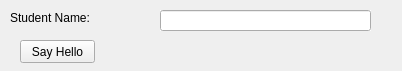
<?xml version="1.0" encoding="UTF-8"?>
<ui version="4.0">
 <class>Form</class>
 <widget class="QWidget" name="Form">
  <property name="geometry">
   <rect>
    <x>0</x>
    <y>0</y>
    <width>402</width>
    <height>71</height>
   </rect>
  </property>
  <property name="windowTitle">
   <string>Form</string>
  </property>
  <widget class="QLabel" name="label">
   <property name="geometry">
    <rect>
     <x>10</x>
     <y>10</y>
     <width>151</width>
     <height>16</height>
    </rect>
   </property>
   <property name="text">
    <string>Student Name:</string>
   </property>
  </widget>
  <widget class="QLineEdit" name="lineEditName">
   <property name="geometry">
    <rect>
     <x>160</x>
     <y>10</y>
     <width>211</width>
     <height>21</height>
    </rect>
   </property>
   <property name="autoFillBackground">
    <bool>true</bool>
   </property>
  </widget>
  <widget class="QPushButton" name="pushButtonHello">
   <property name="geometry">
    <rect>
     <x>20</x>
     <y>40</y>
     <width>75</width>
     <height>23</height>
    </rect>
   </property>
   <property name="layoutDirection">
    <enum>Qt::LeftToRight</enum>
   </property>
   <property name="autoFillBackground">
    <bool>true</bool>
   </property>
   <property name="text">
    <string>Say Hello</string>
   </property>
  </widget>
  <widget class="QLabel" name="printLabel">
   <property name="geometry">
    <rect>
     <x>170</x>
     <y>40</y>
     <width>171</width>
     <height>21</height>
    </rect>
   </property>
   <property name="text">
    <string/>
   </property>
  </widget>
 </widget>
 <resources/>
 <connections/>
</ui>
